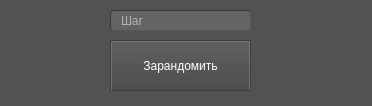
<?xml version="1.0" encoding="UTF-8"?>
<ui version="4.0">
 <class>Dialog</class>
 <widget class="QDialog" name="Dialog">
  <property name="geometry">
   <rect>
    <x>0</x>
    <y>0</y>
    <width>372</width>
    <height>106</height>
   </rect>
  </property>
  <property name="windowTitle">
   <string>Зарандомить с вырезкой</string>
  </property>
  <property name="styleSheet">
   <string notr="true">/*
ElegantDark Style Sheet for QT Applications
Author: Jaime A. Quiroga P.
Company: GTRONICK
Last updated: 17/04/2018
Available at: https://github.com/GTRONICK/QSS/blob/master/ElegantDark.qss
*/
QDialog {
	background-color:rgb(82, 82, 82);
}
QTextEdit {
	background-color:rgb(42, 42, 42);
	color: rgb(0, 255, 0);
}
QPushButton{
	border-style: outset;
	border-width: 2px;
	border-top-color: qlineargradient(spread:pad, x1:0.5, y1:0.6, x2:0.5, y2:0.4, stop:0 rgba(115, 115, 115, 255), stop:1 rgba(62, 62, 62, 255));
	border-right-color: qlineargradient(spread:pad, x1:0.4, y1:0.5, x2:0.6, y2:0.5, stop:0 rgba(115, 115, 115, 255), stop:1 rgba(62, 62, 62, 255));
	border-left-color: qlineargradient(spread:pad, x1:0.6, y1:0.5, x2:0.4, y2:0.5, stop:0 rgba(115, 115, 115, 255), stop:1 rgba(62, 62, 62, 255));
	border-bottom-color: rgb(58, 58, 58);
	border-bottom-width: 1px;
	border-style: solid;
	color: rgb(255, 255, 255);
	padding: 2px;
	background-color: qlineargradient(spread:pad, x1:0.5, y1:1, x2:0.5, y2:0, stop:0 rgba(77, 77, 77, 255), stop:1 rgba(97, 97, 97, 255));
}
QPushButton:hover{
	border-style: outset;
	border-width: 2px;
	border-top-color: qlineargradient(spread:pad, x1:0.5, y1:0.6, x2:0.5, y2:0.4, stop:0 rgba(180, 180, 180, 255), stop:1 rgba(110, 110, 110, 255));
	border-right-color: qlineargradient(spread:pad, x1:0.4, y1:0.5, x2:0.6, y2:0.5, stop:0 rgba(180, 180, 180, 255), stop:1 rgba(110, 110, 110, 255));
	border-left-color: qlineargradient(spread:pad, x1:0.6, y1:0.5, x2:0.4, y2:0.5, stop:0 rgba(180, 180, 180, 255), stop:1 rgba(110, 110, 110, 255));
	border-bottom-color: rgb(115, 115, 115);
	border-bottom-width: 1px;
	border-style: solid;
	color: rgb(255, 255, 255);
	padding: 2px;
	background-color: qlineargradient(spread:pad, x1:0.5, y1:1, x2:0.5, y2:0, stop:0 rgba(107, 107, 107, 255), stop:1 rgba(157, 157, 157, 255));
}
QPushButton:pressed{
	border-style: outset;
	border-width: 2px;
	border-top-color: qlineargradient(spread:pad, x1:0.5, y1:0.6, x2:0.5, y2:0.4, stop:0 rgba(62, 62, 62, 255), stop:1 rgba(22, 22, 22, 255));
	border-right-color: qlineargradient(spread:pad, x1:0.4, y1:0.5, x2:0.6, y2:0.5, stop:0 rgba(115, 115, 115, 255), stop:1 rgba(62, 62, 62, 255));
	border-left-color: qlineargradient(spread:pad, x1:0.6, y1:0.5, x2:0.4, y2:0.5, stop:0 rgba(115, 115, 115, 255), stop:1 rgba(62, 62, 62, 255));
	border-bottom-color: rgb(58, 58, 58);
	border-bottom-width: 1px;
	border-style: solid;
	color: rgb(255, 255, 255);
	padding: 2px;
	background-color: qlineargradient(spread:pad, x1:0.5, y1:1, x2:0.5, y2:0, stop:0 rgba(77, 77, 77, 255), stop:1 rgba(97, 97, 97, 255));
}
QPushButton:disabled{
	border-style: outset;
	border-width: 2px;
	border-top-color: qlineargradient(spread:pad, x1:0.5, y1:0.6, x2:0.5, y2:0.4, stop:0 rgba(115, 115, 115, 255), stop:1 rgba(62, 62, 62, 255));
	border-right-color: qlineargradient(spread:pad, x1:0.4, y1:0.5, x2:0.6, y2:0.5, stop:0 rgba(115, 115, 115, 255), stop:1 rgba(62, 62, 62, 255));
	border-left-color: qlineargradient(spread:pad, x1:0.6, y1:0.5, x2:0.4, y2:0.5, stop:0 rgba(115, 115, 115, 255), stop:1 rgba(62, 62, 62, 255));
	border-bottom-color: rgb(58, 58, 58);
	border-bottom-width: 1px;
	border-style: solid;
	color: rgb(0, 0, 0);
	padding: 2px;
	background-color: qlineargradient(spread:pad, x1:0.5, y1:1, x2:0.5, y2:0, stop:0 rgba(57, 57, 57, 255), stop:1 rgba(77, 77, 77, 255));
}
QLineEdit {
	border-width: 1px; border-radius: 4px;
	border-color: rgb(58, 58, 58);
	border-style: inset;
	padding: 0 8px;
	color: rgb(255, 255, 255);
	background:rgb(100, 100, 100);
	selection-background-color: rgb(187, 187, 187);
	selection-color: rgb(60, 63, 65);
}
QLabel {
	color:rgb(255,255,255);	
}
QProgressBar {
	text-align: center;
	color: rgb(240, 240, 240);
	border-width: 1px; 
	border-radius: 10px;
	border-color: rgb(58, 58, 58);
	border-style: inset;
	background-color:rgb(77,77,77);
}
QProgressBar::chunk {
	background-color: qlineargradient(spread:pad, x1:0.5, y1:0.7, x2:0.5, y2:0.3, stop:0 rgba(87, 97, 106, 255), stop:1 rgba(93, 103, 113, 255));
	border-radius: 5px;
}
QMenuBar {
	background:rgb(82, 82, 82);
}
QMenuBar::item {
	color:rgb(223,219,210);
	spacing: 3px;
	padding: 1px 4px;
	background: transparent;
}

QMenuBar::item:selected {
	background:rgb(115, 115, 115);
}
QMenu::item:selected {
	color:rgb(255,255,255);
	border-width:2px;
	border-style:solid;
	padding-left:18px;
	padding-right:8px;
	padding-top:2px;
	padding-bottom:3px;
	background:qlineargradient(spread:pad, x1:0.5, y1:0.7, x2:0.5, y2:0.3, stop:0 rgba(87, 97, 106, 255), stop:1 rgba(93, 103, 113, 255));
	border-top-color: qlineargradient(spread:pad, x1:0.5, y1:0.6, x2:0.5, y2:0.4, stop:0 rgba(115, 115, 115, 255), stop:1 rgba(62, 62, 62, 255));
	border-right-color: qlineargradient(spread:pad, x1:0.4, y1:0.5, x2:0.6, y2:0.5, stop:0 rgba(115, 115, 115, 255), stop:1 rgba(62, 62, 62, 255));
	border-left-color: qlineargradient(spread:pad, x1:0.6, y1:0.5, x2:0.4, y2:0.5, stop:0 rgba(115, 115, 115, 255), stop:1 rgba(62, 62, 62, 255));
	border-bottom-color: rgb(58, 58, 58);
	border-bottom-width: 1px;
}
QMenu::item {
	color:rgb(223,219,210);
	background-color:rgb(78,78,78);
	padding-left:20px;
	padding-top:4px;
	padding-bottom:4px;
	padding-right:10px;
}
QMenu{
	background-color:rgb(78,78,78);
}
QTabWidget {
	color:rgb(0,0,0);
	background-color:rgb(247,246,246);
}
QTabWidget::pane {
		border-color: rgb(77,77,77);
		background-color:rgb(101,101,101);
		border-style: solid;
		border-width: 1px;
    	border-radius: 6px;
}
QTabBar::tab {
	padding:2px;
	color:rgb(250,250,250);
  	background-color: qlineargradient(spread:pad, x1:0.5, y1:1, x2:0.5, y2:0, stop:0 rgba(77, 77, 77, 255), stop:1 rgba(97, 97, 97, 255));
	border-style: solid;
	border-width: 2px;
  	border-top-right-radius:4px;
   border-top-left-radius:4px;
	border-top-color: qlineargradient(spread:pad, x1:0.5, y1:0.6, x2:0.5, y2:0.4, stop:0 rgba(115, 115, 115, 255), stop:1 rgba(95, 92, 93, 255));
	border-right-color: qlineargradient(spread:pad, x1:0.4, y1:0.5, x2:0.6, y2:0.5, stop:0 rgba(115, 115, 115, 255), stop:1 rgba(95, 92, 93, 255));
	border-left-color: qlineargradient(spread:pad, x1:0.6, y1:0.5, x2:0.4, y2:0.5, stop:0 rgba(115, 115, 115, 255), stop:1 rgba(95, 92, 93, 255));
	border-bottom-color: rgb(101,101,101);
}
QTabBar::tab:selected, QTabBar::tab:last:selected, QTabBar::tab:hover {
  	background-color:rgb(101,101,101);
  	margin-left: 0px;
  	margin-right: 1px;
}
QTabBar::tab:!selected {
    	margin-top: 1px;
		margin-right: 1px;
}
QCheckBox {
	color:rgb(223,219,210);
	padding: 2px;
}
QCheckBox:hover {
	border-radius:4px;
	border-style:solid;
	padding-left: 1px;
	padding-right: 1px;
	padding-bottom: 1px;
	padding-top: 1px;
	border-width:1px;
	border-color: rgb(87, 97, 106);
	background-color:qlineargradient(spread:pad, x1:0.5, y1:0.7, x2:0.5, y2:0.3, stop:0 rgba(87, 97, 106, 150), stop:1 rgba(93, 103, 113, 150));
}
QCheckBox::indicator:checked {
	border-radius:4px;
	border-style:solid;
	border-width:1px;
	border-color: rgb(180,180,180);
  	background-color:qlineargradient(spread:pad, x1:0.5, y1:0.7, x2:0.5, y2:0.3, stop:0 rgba(87, 97, 106, 255), stop:1 rgba(93, 103, 113, 255));
}
QCheckBox::indicator:unchecked {
	border-radius:4px;
	border-style:solid;
	border-width:1px;
	border-color: rgb(87, 97, 106);
  	background-color:rgb(255,255,255);
}
QStatusBar {
	color:rgb(240,240,240);
}</string>
  </property>
  <widget class="QPushButton" name="randomize">
   <property name="geometry">
    <rect>
     <x>110</x>
     <y>40</y>
     <width>141</width>
     <height>51</height>
    </rect>
   </property>
   <property name="text">
    <string>Зарандомить</string>
   </property>
  </widget>
  <widget class="QLineEdit" name="cutValue">
   <property name="geometry">
    <rect>
     <x>110</x>
     <y>10</y>
     <width>141</width>
     <height>21</height>
    </rect>
   </property>
   <property name="placeholderText">
    <string>Шаг</string>
   </property>
  </widget>
 </widget>
 <resources/>
 <connections/>
</ui>
